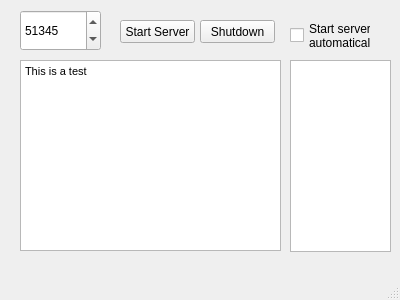
<?xml version="1.0" encoding="UTF-8"?>
<ui version="4.0">
 <class>MainWindow</class>
 <widget class="QMainWindow" name="MainWindow">
  <property name="geometry">
   <rect>
    <x>0</x>
    <y>0</y>
    <width>400</width>
    <height>300</height>
   </rect>
  </property>
  <property name="windowTitle">
   <string>DoIt Chatty Server</string>
  </property>
  <property name="styleSheet">
   <string notr="true"/>
  </property>
  <widget class="QWidget" name="centralWidget">
   <widget class="QPushButton" name="startButton">
    <property name="geometry">
     <rect>
      <x>120</x>
      <y>20</y>
      <width>75</width>
      <height>23</height>
     </rect>
    </property>
    <property name="text">
     <string>Start Server</string>
    </property>
   </widget>
   <widget class="QSpinBox" name="portSpinBox">
    <property name="geometry">
     <rect>
      <x>20</x>
      <y>10</y>
      <width>81</width>
      <height>41</height>
     </rect>
    </property>
    <property name="maximum">
     <number>65535</number>
    </property>
    <property name="value">
     <number>51345</number>
    </property>
   </widget>
   <widget class="QPushButton" name="shutdownButton">
    <property name="geometry">
     <rect>
      <x>200</x>
      <y>20</y>
      <width>75</width>
      <height>23</height>
     </rect>
    </property>
    <property name="text">
     <string>Shutdown</string>
    </property>
   </widget>
   <widget class="QCheckBox" name="autoStartCheckBox">
    <property name="geometry">
     <rect>
      <x>290</x>
      <y>10</y>
      <width>81</width>
      <height>51</height>
     </rect>
    </property>
    <property name="text">
     <string>Start server 
automatically</string>
    </property>
    <property name="tristate">
     <bool>false</bool>
    </property>
   </widget>
   <widget class="QListView" name="userListView">
    <property name="geometry">
     <rect>
      <x>290</x>
      <y>60</y>
      <width>101</width>
      <height>192</height>
     </rect>
    </property>
   </widget>
   <widget class="QTextEdit" name="systemLogTextBox">
    <property name="geometry">
     <rect>
      <x>20</x>
      <y>60</y>
      <width>261</width>
      <height>191</height>
     </rect>
    </property>
    <property name="html">
     <string>&lt;!DOCTYPE HTML PUBLIC &quot;-//W3C//DTD HTML 4.0//EN&quot; &quot;http://www.w3.org/TR/REC-html40/strict.dtd&quot;&gt;
&lt;html&gt;&lt;head&gt;&lt;meta name=&quot;qrichtext&quot; content=&quot;1&quot; /&gt;&lt;style type=&quot;text/css&quot;&gt;
p, li { white-space: pre-wrap; }
&lt;/style&gt;&lt;/head&gt;&lt;body style=&quot; font-family:'MS Shell Dlg 2'; font-size:8.25pt; font-weight:400; font-style:normal;&quot;&gt;
&lt;p style=&quot; margin-top:0px; margin-bottom:0px; margin-left:0px; margin-right:0px; -qt-block-indent:0; text-indent:0px;&quot;&gt;This is a test&lt;/p&gt;&lt;/body&gt;&lt;/html&gt;</string>
    </property>
   </widget>
  </widget>
  <widget class="QMenuBar" name="menuBar">
   <property name="geometry">
    <rect>
     <x>0</x>
     <y>0</y>
     <width>400</width>
     <height>21</height>
    </rect>
   </property>
  </widget>
  <widget class="QStatusBar" name="statusBar">
   <property name="statusTip">
    <string/>
   </property>
  </widget>
 </widget>
 <layoutdefault spacing="6" margin="11"/>
 <resources/>
 <connections/>
</ui>
